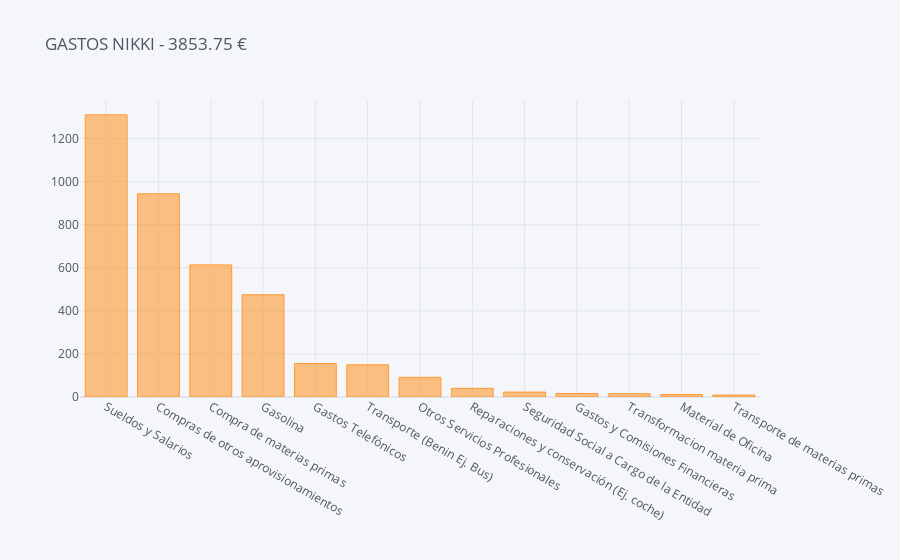

The notebook cell saved with this chart:
### Code cell
expense[expense['inter']=='Intervention 2020'].sort_values('amount',ascending=False).iplot(kind='bar',x='categoria',y='amount',title='GASTOS NIKKI - 3853.75 €')

### Figure 1 — Plotly figure (JSON) as saved in the notebook; plotly's stock layout.template omitted (floating-point values rounded to 4 significant figures)
{"data": [{"marker": {"color": "rgba(255, 153, 51, 0.6)", "line": {"color": "rgba(255, 153, 51, 1.0)", "width": 1}}, "name": "amount", "orientation": "v", "text": "", "type": "bar", "x": ["Sueldos y Salarios", "Compras de otros aprovisionamientos", "Compra de materias primas", "Gasolina", "Gastos Telefónicos", "Transporte (Benin Ej. Bus)", "Otros Servicios Profesionales", "Reparaciones y conservación (Ej. coche)", "Seguridad Social a Cargo de la Entidad", "Gastos y Comisiones Financieras", "Transformacion materia prima", "Material de Oficina", "Transporte de materias primas"], "y": [1310.0, 943.8, 613.4, 475.0, 155.3, 149.5, 91.44, 40.4, 22.87, 15.98, 15.24, 11.42, 9.15]}], "layout": {"legend": {"bgcolor": "#F5F6F9", "font": {"color": "#4D5663"}}, "paper_bgcolor": "#F5F6F9", "plot_bgcolor": "#F5F6F9", "title": {"font": {"color": "#4D5663"}, "text": "GASTOS NIKKI - 3853.75 €"}, "xaxis": {"gridcolor": "#E1E5ED", "showgrid": true, "tickfont": {"color": "#4D5663"}, "title": {"font": {"color": "#4D5663"}, "text": ""}, "zerolinecolor": "#E1E5ED"}, "yaxis": {"gridcolor": "#E1E5ED", "showgrid": true, "tickfont": {"color": "#4D5663"}, "title": {"font": {"color": "#4D5663"}, "text": ""}, "zerolinecolor": "#E1E5ED"}}}
